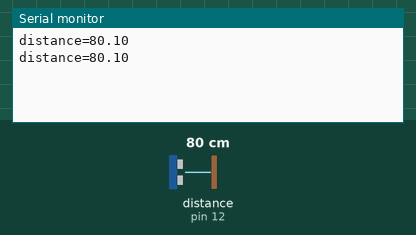
The sketch below on a simulated Arduino Uno, built with avr-gcc and run on an emulated ATmega328P. Shown: the last lines printed to the serial monitor. Wiring (inferred from the names in the program): ultrasonic range finder: trigger pin 13; echo pin 12. The inputs (shaded band) are chosen by the test bench; at power-on: distance to the obstacle (sensor on pin 12) 80 cm. The echo pulse lasts 58.3 µs per cm.

Above: at 1.8 s.
1.9 s: distance to the obstacle (sensor on pin 12) set to 2 cm
At 2.6 s:
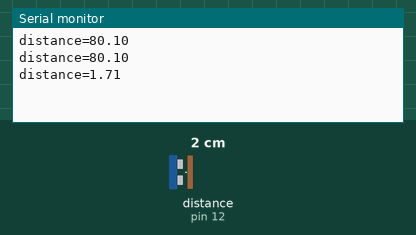
3.4 s: distance to the obstacle (sensor on pin 12) set to 4 cm
At 4.8 s:
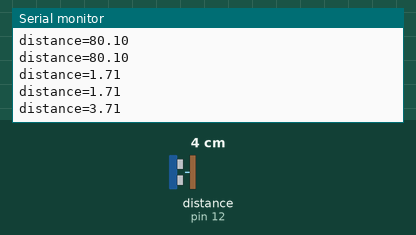
Timing chart, 0 to 6.4 s (numbered marks = the images above; inputs shaded):
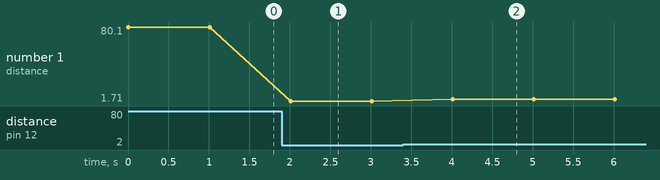

Measured:
- after the input at 1.9 s, the serial monitor: prints a new line after 0.11 s (image 1)
- after the input at 3.4 s, the serial monitor: prints a new line after 0.61 s (image 2)
- plotted number 1: 80.1 → 1.71 after the input at 1.9 s, 1.71 → 3.71 after the input at 3.4 s

The sketch:

sketch_ultrasonic_sensor.ino
```cpp
const int TrigPin = 13;
const int EchoPin = 12;
float cm;
void setup()
{
Serial.begin(9600);
pinMode(TrigPin, OUTPUT);
pinMode(EchoPin, INPUT);
}
void loop()
{
digitalWrite(TrigPin, LOW);
delayMicroseconds(2);
digitalWrite(TrigPin, HIGH);
delayMicroseconds(10);
digitalWrite(TrigPin, LOW);
cm = pulseIn(EchoPin, HIGH) / 58.0; //The echo time is converted into cmcm = (int(cm * 100.0)) / 100.0; //Keep two decimal places
Serial.print("distance=");
Serial.print(cm);
Serial.println();
delay(1000);
}
```
